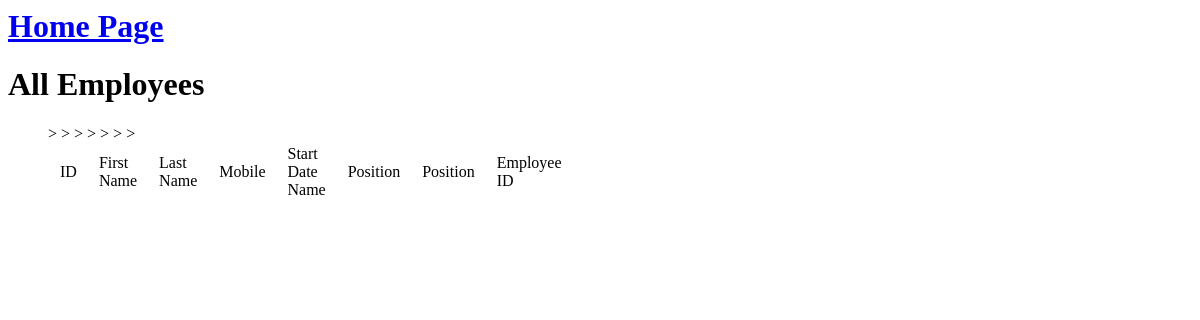
/employee/get-all-employees/, run on an earlier commit of the app's database.
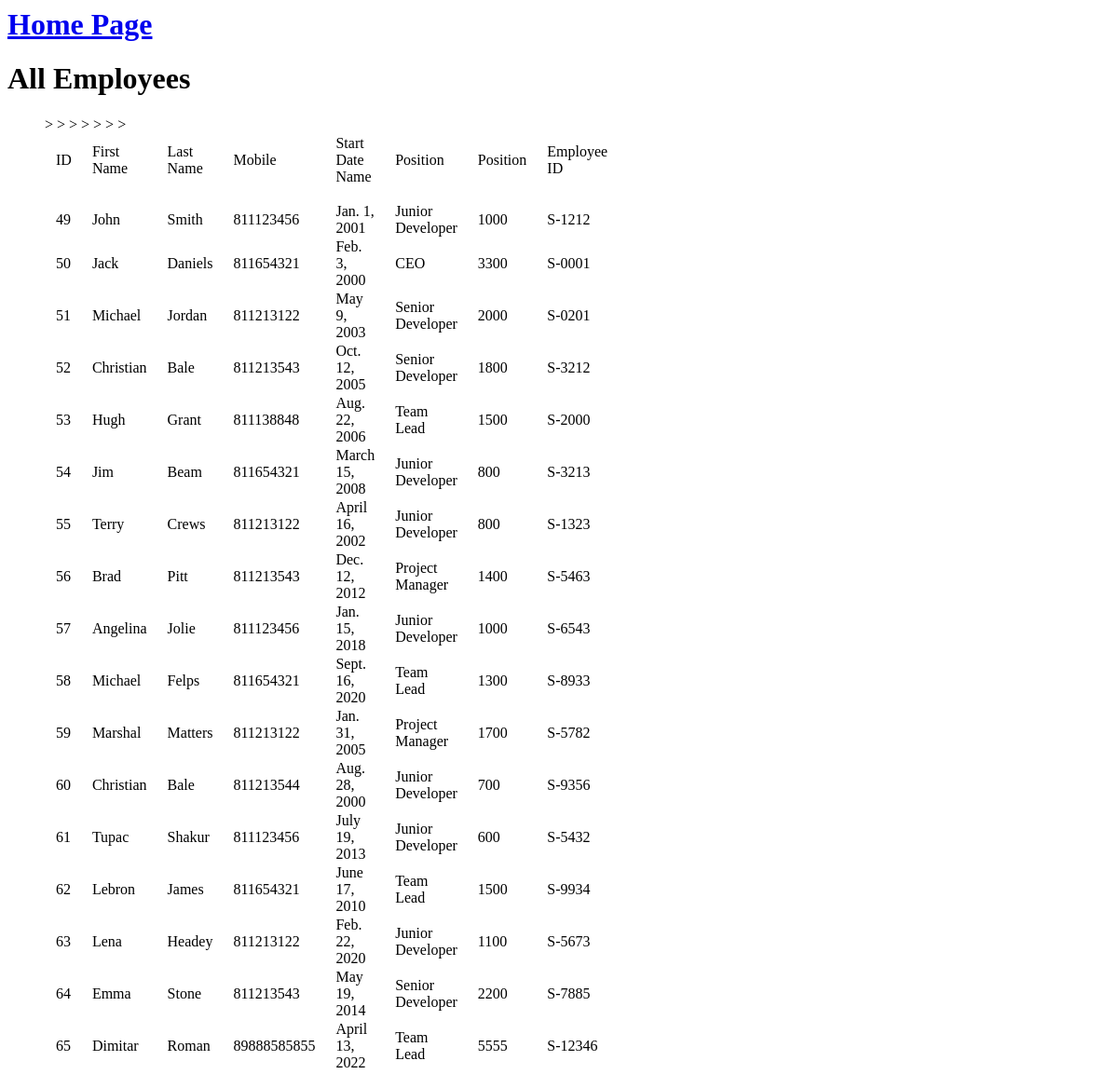
And on a later commit of the database.
### employee/models.py (models this page shows, shortened)
class Employee(models.Model):
    TYPE_CEO = 'CEO'
    TYPE_JUNIOR = 'junior_dev'
    TYPE_SENIOR = 'senior_dev'
    TYPE_LEAD = 'team_lead'
    TYPE_MANAGER = 'project_manager'
    TYPE_EMPLOYEE = 'employee'
    POSITION_TYPES = (
        (TYPE_CEO, 'CEO'),
        (TYPE_JUNIOR, 'Junior Developer'),
        (TYPE_SENIOR, 'Senior Developer'),
        (TYPE_MANAGER, 'Project Manager'),
        (TYPE_LEAD, 'Team Lead'),
        (TYPE_EMPLOYEE, 'Employee'),    # Default position, could be left empty in the DB
    )
    first_name = models.CharField(max_length=256)
    last_name = models.CharField(max_length=256)
    mobile_num = models.PositiveIntegerField()
    start_date = models.DateField()
    position = models.CharField(
        max_length=100,
        choices=POSITION_TYPES,
        default=TYPE_EMPLOYEE,
        help_text="Job position taken",
    )
    salary = models.PositiveIntegerField(default=0)
    employee_id = models.CharField(max_length=10, unique=True)

### employee/views.py (the view)
class EmployeesApi(APIView):
    renderer_classes = [TemplateHTMLRenderer]
    template_name = 'all_employees.html'
    def get(self, request):
        queryset = Employee.objects.all()
        if queryset:
            for employee in queryset:
                employee.position = POSITION_FIELD_REPRESENTATION_TABLE.get(employee.position.lower())
        return Response({'profiles': queryset})

### templates/all_employees.html (shortened to what this page needs)
{% extends 'base_t.html' %}
{% block content %}
<h1>All Employees</h1>
<ul>
    <table style="width:40%">
        <tr>
            <td> ID</td>>
            <td> First Name</td>>
            <td> Last Name</td>
            <td> Mobile</td>>
            <td> Start Date Name</td>>
            <td> Position</td>>
            <td> Position</td>>
            <td> Employee ID</td>>
        </tr>
        <tr class="blank_row"> <td></td> </tr>
        {% for profile in profiles %}
        <tr>
            <td>{{ profile.id}}</td>
            <td>{{ profile.first_name }}</td>
            <td>{{ profile.last_name }}</td>
            <td>{{ profile.mobile_num }}</td>
            <td>{{ profile.start_date }}</td>
            <td>{{ profile.position }}</td>
            <td>{{ profile.salary }}</td>
            <td>{{ profile.employee_id }}</td>
        </tr>
        {% endfor %}
    </table>
</ul>
{% endblock content %}

### templates/base_t.html (shortened to what this page needs)
<html>
<head>
</head>
<body>
<header>
    <h1><a href="{% url 'home' %}">Home Page</a></h1>
</header>
<div>
    {% block content %}
    {% endblock content %}
</div>
</body>
</html>

### templates/all_employees.html (style rules this page uses)
.blank_row { height: 15px !important; background-color: #FFFFFF; }
td { padding: 0 10px; }

What changed in the data, as far as the page shows it:
added Employee: id "49", first_name "John", last_name "Smith", mobile_num "811123456", start_date "Jan. 1, 2001", position "Junior Developer", salary "1000", employee_id "S-1212"
added Employee: id "50", first_name "Jack", last_name "Daniels", mobile_num "811654321", start_date "Feb. 3, 2000", position "CEO", salary "3300", employee_id "S-0001"
added Employee: id "51", first_name "Michael", last_name "Jordan", mobile_num "811213122", start_date "May 9, 2003", position "Senior Developer", salary "2000", employee_id "S-0201"
added Employee: id "52", first_name "Christian", last_name "Bale", mobile_num "811213543", start_date "Oct. 12, 2005", position "Senior Developer", salary "1800", employee_id "S-3212"
added Employee: id "53", first_name "Hugh", last_name "Grant", mobile_num "811138848", start_date "Aug. 22, 2006", position "Team Lead", salary "1500", employee_id "S-2000"
added Employee: id "54", first_name "Jim", last_name "Beam", mobile_num "811654321", start_date "March 15, 2008", position "Junior Developer", salary "800", employee_id "S-3213"
added Employee: id "55", first_name "Terry", last_name "Crews", mobile_num "811213122", start_date "April 16, 2002", position "Junior Developer", salary "800", employee_id "S-1323"
added Employee: id "56", first_name "Brad", last_name "Pitt", mobile_num "811213543", start_date "Dec. 12, 2012", position "Project Manager", salary "1400", employee_id "S-5463"
added Employee: id "57", first_name "Angelina", last_name "Jolie", mobile_num "811123456", start_date "Jan. 15, 2018", position "Junior Developer", salary "1000", employee_id "S-6543"
added Employee: id "58", first_name "Michael", last_name "Felps", mobile_num "811654321", start_date "Sept. 16, 2020", position "Team Lead", salary "1300", employee_id "S-8933"
added Employee: id "59", first_name "Marshal", last_name "Matters", mobile_num "811213122", start_date "Jan. 31, 2005", position "Project Manager", salary "1700", employee_id "S-5782"
added Employee: id "60", first_name "Christian", last_name "Bale", mobile_num "811213544", start_date "Aug. 28, 2000", position "Junior Developer", salary "700", employee_id "S-9356"
added Employee: id "61", first_name "Tupac", last_name "Shakur", mobile_num "811123456", start_date "July 19, 2013", position "Junior Developer", salary "600", employee_id "S-5432"
added Employee: id "62", first_name "Lebron", last_name "James", mobile_num "811654321", start_date "June 17, 2010", position "Team Lead", salary "1500", employee_id "S-9934"
added Employee: id "63", first_name "Lena", last_name "Headey", mobile_num "811213122", start_date "Feb. 22, 2020", position "Junior Developer", salary "1100", employee_id "S-5673"
added Employee: id "64", first_name "Emma", last_name "Stone", mobile_num "811213543", start_date "May 19, 2014", position "Senior Developer", salary "2200", employee_id "S-7885"
added Employee: id "65", first_name "Dimitar", last_name "Roman", mobile_num "89888585855", start_date "April 13, 2022", position "Team Lead", salary "5555", employee_id "S-12346"
